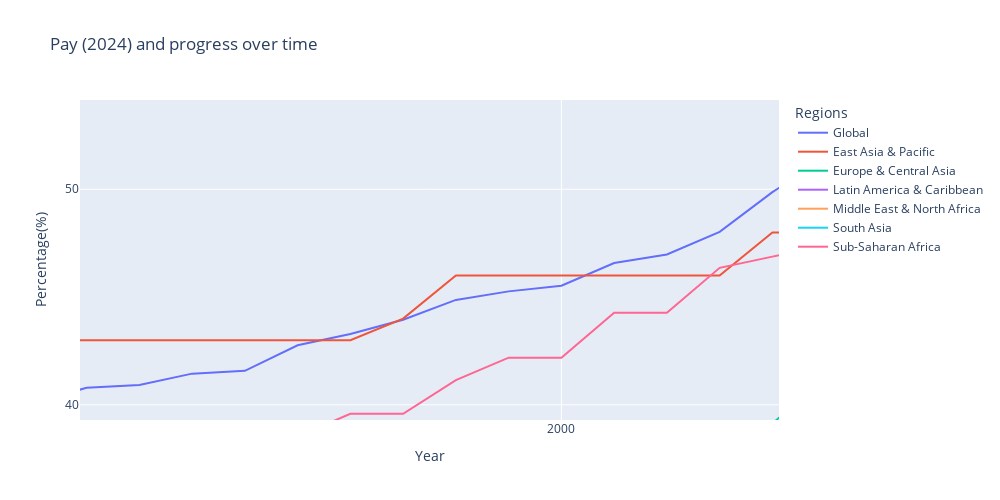

This figure's notebook cell:
### Code cell
gender_pay_gap_df_groupby = gender_pay_gap_df.groupby(['region','report_year']).agg({'pay_score': ['mean', 'min', 'max']})
gender_pay_gap_df_groupby = gender_pay_gap_df_groupby.reset_index()

gender_pay_gap_df_groupby.columns

gender_pay_gap_df_groupby_east_asia = gender_pay_gap_df_groupby[gender_pay_gap_df_groupby['region']=='East Asia & Pacific']
gender_pay_gap_df_groupby_europe = gender_pay_gap_df_groupby[gender_pay_gap_df_groupby['region']=='Europe & Central Asia']
gender_pay_gap_df_groupby_latin_america = gender_pay_gap_df_groupby[gender_pay_gap_df_groupby['region']=='Latin America & Caribbean']
gender_pay_gap_df_groupby_middle_east = gender_pay_gap_df_groupby[gender_pay_gap_df_groupby['region']=='Middle East & North Africa']
gender_pay_gap_df_groupby_south_asia = gender_pay_gap_df_groupby[gender_pay_gap_df_groupby['region']=='South Asia']
gender_pay_gap_df_groupby_saharan_africa = gender_pay_gap_df_groupby[gender_pay_gap_df_groupby['region']=='Sub-Saharan Africa'] 

fig = go.Figure(data=[
    go.Scatter(name='Global', x=gender_pay_gap_df_world['report_year'], y=gender_pay_gap_df_world['pay_score']['mean'], mode='lines'),
    go.Scatter(name='East Asia & Pacific', x=gender_pay_gap_df_groupby_east_asia['report_year'], y=gender_pay_gap_df_groupby_east_asia['pay_score']['mean'], mode='lines'),
    go.Scatter(name='Europe & Central Asia', x=gender_pay_gap_df_groupby_europe['report_year'], y=gender_pay_gap_df_groupby_europe['pay_score']['mean'], mode='lines'),
    go.Scatter(name='Latin America & Caribbean', x=gender_pay_gap_df_groupby_latin_america['report_year'], y=gender_pay_gap_df_groupby_latin_america['pay_score']['mean'], mode='lines'),
    go.Scatter(name='Middle East & North Africa', x=gender_pay_gap_df_groupby_middle_east['report_year'], y=gender_pay_gap_df_groupby_middle_east['pay_score']['mean'], mode='lines'),
    go.Scatter(name='South Asia', x=gender_pay_gap_df_groupby_south_asia['report_year'], y=gender_pay_gap_df_groupby_south_asia['pay_score']['mean'], mode='lines'),
    go.Scatter(name='Sub-Saharan Africa', x=gender_pay_gap_df_groupby_saharan_africa['report_year'], y=gender_pay_gap_df_groupby_saharan_africa['pay_score']['mean'], mode='lines')
])
fig.update_layout(
    title="Pay (2024) and progress over time ", xaxis_title="Year", yaxis_title="Pay score", legend_title="Regions",
    autosize=True,
    width=1000,
    height=500,
    yaxis = dict(
        zeroline=True,
        tickvals=[i for i in [10,20,30,40,50,60,70,80,90,100]],
        tickformat=""
    ),
     xaxis = dict(
        zeroline=True,
        tickmode = 'linear',
        tick0 = 0,
        dtick = 10
    ),
)

fig.show()

### Figure 1 — Plotly figure (JSON) as saved in the notebook; plotly's stock layout.template omitted (floating-point values rounded to 4 significant figures)
{"data": [{"mode": "lines", "name": "Global", "type": "scatter", "visible": true, "x": [1971, 1972, 1973, 1974, 1975, 1976, 1977, 1978, 1979, 1980, 1981, 1982, 1983, 1984, 1985, 1986, 1987, 1988, 1989, 1990, 1991, 1992, 1993, 1994, 1995, 1996, 1997, 1998, 1999, 2000, 2001, 2002, 2003, 2004, 2005, 2006, 2007, 2008, 2009, 2010, 2011, 2012, 2013, 2014, 2015, 2016, 2017, 2018, 2019, 2020, 2021, 2022, 2023, 2024], "y": [36.05, 36.05, 36.05, 36.45, 36.45, 36.97, 37.11, 37.24, 37.37, 37.63, 37.76, 38.03, 38.03, 38.16, 38.55, 38.68, 38.82, 39.08, 39.47, 40.13, 40.79, 40.92, 41.45, 41.58, 42.76, 43.29, 43.95, 44.87, 45.26, 45.53, 46.58, 46.97, 48.03, 49.87, 51.45, 52.24, 53.16, 54.47, 55.53, 57.11, 58.42, 59.08, 59.74, 60.53, 61.18, 61.58, 62.63, 63.29, 64.87, 66.32, 67.76, 68.68, 70.26, 71.58]}, {"mode": "lines", "name": "East Asia & Pacific", "type": "scatter", "visible": true, "x": [1971, 1972, 1973, 1974, 1975, 1976, 1977, 1978, 1979, 1980, 1981, 1982, 1983, 1984, 1985, 1986, 1987, 1988, 1989, 1990, 1991, 1992, 1993, 1994, 1995, 1996, 1997, 1998, 1999, 2000, 2001, 2002, 2003, 2004, 2005, 2006, 2007, 2008, 2009, 2010, 2011, 2012, 2013, 2014, 2015, 2016, 2017, 2018, 2019, 2020, 2021, 2022, 2023, 2024], "y": [40, 40, 40, 40, 40, 40, 40, 40, 40, 40, 40, 40, 40, 40, 40, 41, 41, 41, 41, 43, 43, 43, 43, 43, 43, 43, 44, 46, 46, 46, 46, 46, 46, 48, 48, 48, 48, 51, 53, 55, 57, 57, 60, 63, 65, 65, 67, 67, 67, 68, 70, 71, 72, 73]}, {"mode": "lines", "name": "Europe & Central Asia", "type": "scatter", "visible": true, "x": [1971, 1972, 1973, 1974, 1975, 1976, 1977, 1978, 1979, 1980, 1981, 1982, 1983, 1984, 1985, 1986, 1987, 1988, 1989, 1990, 1991, 1992, 1993, 1994, 1995, 1996, 1997, 1998, 1999, 2000, 2001, 2002, 2003, 2004, 2005, 2006, 2007, 2008, 2009, 2010, 2011, 2012, 2013, 2014, 2015, 2016, 2017, 2018, 2019, 2020, 2021, 2022, 2023, 2024], "y": [21.74, 21.74, 21.74, 21.74, 21.74, 21.74, 21.74, 21.74, 21.74, 21.74, 21.74, 21.74, 21.74, 21.74, 21.74, 21.74, 21.74, 21.74, 21.74, 22.83, 22.83, 22.83, 22.83, 22.83, 23.91, 25, 26.09, 27.17, 27.17, 27.17, 29.35, 30.43, 33.7, 39.13, 41.3, 45.65, 48.91, 48.91, 48.91, 50, 53.26, 54.35, 54.35, 54.35, 54.35, 54.35, 57.61, 58.7, 60.87, 60.87, 63.04, 63.04, 65.22, 70.65]}, {"mode": "lines", "name": "Latin America & Caribbean", "type": "scatter", "visible": true, "x": [1971, 1972, 1973, 1974, 1975, 1976, 1977, 1978, 1979, 1980, 1981, 1982, 1983, 1984, 1985, 1986, 1987, 1988, 1989, 1990, 1991, 1992, 1993, 1994, 1995, 1996, 1997, 1998, 1999, 2000, 2001, 2002, 2003, 2004, 2005, 2006, 2007, 2008, 2009, 2010, 2011, 2012, 2013, 2014, 2015, 2016, 2017, 2018, 2019, 2020, 2021, 2022, 2023, 2024], "y": [49.22, 49.22, 49.22, 49.22, 49.22, 50, 50.78, 50.78, 50.78, 50.78, 50.78, 50.78, 50.78, 50.78, 52.34, 52.34, 52.34, 52.34, 52.34, 52.34, 54.69, 54.69, 56.25, 57.03, 60.16, 60.16, 60.16, 60.16, 60.94, 61.72, 63.28, 63.28, 63.28, 63.28, 64.06, 64.06, 64.84, 66.41, 66.41, 67.19, 67.19, 67.19, 67.19, 67.19, 67.19, 69.53, 69.53, 70.31, 71.09, 71.88, 72.66, 72.66, 73.44, 73.44]}, {"mode": "lines", "name": "Middle East & North Africa", "type": "scatter", "visible": true, "x": [1971, 1972, 1973, 1974, 1975, 1976, 1977, 1978, 1979, 1980, 1981, 1982, 1983, 1984, 1985, 1986, 1987, 1988, 1989, 1990, 1991, 1992, 1993, 1994, 1995, 1996, 1997, 1998, 1999, 2000, 2001, 2002, 2003, 2004, 2005, 2006, 2007, 2008, 2009, 2010, 2011, 2012, 2013, 2014, 2015, 2016, 2017, 2018, 2019, 2020, 2021, 2022, 2023, 2024], "y": [20, 20, 20, 20, 20, 20, 20, 20, 20, 20, 20, 20, 20, 20, 20, 20, 20, 20, 21.25, 21.25, 22.5, 22.5, 22.5, 22.5, 22.5, 22.5, 22.5, 22.5, 22.5, 22.5, 22.5, 22.5, 22.5, 23.75, 25, 25, 26.25, 26.25, 26.25, 26.25, 28.75, 30, 30, 30, 30, 30, 31.25, 31.25, 31.25, 37.5, 43.75, 47.5, 47.5, 50]}, {"mode": "lines", "name": "South Asia", "type": "scatter", "visible": true, "x": [1971, 1972, 1973, 1974, 1975, 1976, 1977, 1978, 1979, 1980, 1981, 1982, 1983, 1984, 1985, 1986, 1987, 1988, 1989, 1990, 1991, 1992, 1993, 1994, 1995, 1996, 1997, 1998, 1999, 2000, 2001, 2002, 2003, 2004, 2005, 2006, 2007, 2008, 2009, 2010, 2011, 2012, 2013, 2014, 2015, 2016, 2017, 2018, 2019, 2020, 2021, 2022, 2023, 2024], "y": [28.12, 28.12, 28.12, 28.12, 28.12, 28.12, 28.12, 28.12, 28.12, 28.12, 28.12, 28.12, 28.12, 28.12, 28.12, 28.12, 28.12, 28.12, 28.12, 28.12, 28.12, 28.12, 28.12, 28.12, 28.12, 28.12, 28.12, 28.12, 28.12, 28.12, 28.12, 28.12, 28.12, 28.12, 28.12, 28.12, 28.12, 34.38, 37.5, 37.5, 37.5, 37.5, 37.5, 37.5, 37.5, 37.5, 37.5, 37.5, 46.88, 46.88, 46.88, 50, 50, 50]}, {"mode": "lines", "name": "Sub-Saharan Africa", "type": "scatter", "visible": true, "x": [1971, 1972, 1973, 1974, 1975, 1976, 1977, 1978, 1979, 1980, 1981, 1982, 1983, 1984, 1985, 1986, 1987, 1988, 1989, 1990, 1991, 1992, 1993, 1994, 1995, 1996, 1997, 1998, 1999, 2000, 2001, 2002, 2003, 2004, 2005, 2006, 2007, 2008, 2009, 2010, 2011, 2012, 2013, 2014, 2015, 2016, 2017, 2018, 2019, 2020, 2021, 2022, 2023, 2024], "y": [35.94, 35.94, 35.94, 36.98, 36.98, 36.98, 36.98, 36.98, 36.98, 36.98, 36.98, 36.98, 36.98, 36.98, 37.5, 37.5, 37.5, 37.5, 38.02, 38.02, 38.02, 38.02, 38.54, 38.54, 38.54, 39.58, 39.58, 41.15, 42.19, 42.19, 44.27, 44.27, 46.35, 46.88, 47.4, 48.44, 49.48, 50.52, 52.08, 53.12, 53.12, 53.65, 53.65, 55.21, 56.77, 56.77, 57.81, 58.33, 60.94, 63.02, 63.02, 64.06, 68.23, 69.27]}], "layout": {"autosize": true, "dragmode": "pan", "height": 500, "legend": {"title": {"text": "Regions"}}, "title": {"text": "Pay (2024) and progress over time "}, "width": 1000, "xaxis": {"autorange": false, "dtick": 10, "range": [1991.0, 2004.0], "tick0": 0, "tickmode": "linear", "title": {"text": "Year"}, "type": "linear", "zeroline": true}, "yaxis": {"autorange": false, "range": [39.3, 54.14], "tickformat": "", "tickvals": [10, 20, 30, 40, 50, 60, 70, 80, 90, 100], "title": {"text": "Percentage(%)"}, "type": "linear", "zeroline": true}}}
